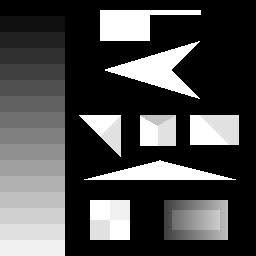
#> input picture images/Img3.png, 256 x 256 px
$ jupyter execute 'Harris Corner Detector.ipynb'
#> lines starting #> are read from the running program, lines starting #| are printed output that depends on the picture; after the words box and inside, x2 and y2 are one past the last pixel; in counts of white or black regions, pixels touching at a corner belong together
[cell 1]
import cv2
import numpy as np
import math as m
import matplotlib.pyplot as plt

[cell 2]
img = cv2.imread('images/Img3.png')
#> img is the input picture: shape (256, 256, 3); min 0, max 255, mean 75.5
plt.figure(figsize=(5,5))
plt.imshow(img)

[cell 3]
#Conversion is done based on the standard color to grayscale
#conversion formula on Wikipedia i.e Y'=0.2627R'+ 0.6780G'+ 0.0593B'
def convert_to_greyScale(image):
    shape = image.shape
#> shape = (256, 256, 3)

    #check if image is in rgb format
    if len(shape)==3:
        if shape[2] == 4:
            r, g, b, a= image[:,:,0], image[:,:,1], image[:,:,2], image[:,:,3]
            gray_img = 0.2989*r + 0.5870*g + 0.1140*b + 0.1*a
            return gray_img
        else:
            r, g, b= image[:,:,0], image[:,:,1], image[:,:,2]
            gray_img = 0.2989*r + 0.5870*g + 0.1140*b
            return gray_img

    else:
        return image

[cell 4]
def smooth_img(img):
    row,col = img.shape
    img_blur = np.zeros((row+4,col+4))
    sigma=1
    size=2
    #initialize the parameters for slicing
    row_slice = 5

    #gaussian filter of 5x5
    x, y = np.mgrid[-size:size+1, -size:size+1]
    normal = 1 / (2.0 * np.pi * sigma**2)
    gf =  np.exp(-((x**2 + y**2) / (2.0*sigma**2))) * normal

    #convolve with the image but no need to
    #flip it because it is symmetric
    #1:Slice the image according to filter size
       #1:Slice the image according to filter size
    for i in range(row-4):
        col_slice= 5

        for j in range(col-4):
            img_slice = img[i:row_slice , j:col_slice]

            #2: convole and add the value into the corresonding derivative images
            img_blur[i+1, j+1] = sum(sum(img_slice*gf))

            #increment column slice size by 1
            col_slice = col_slice+1

        #increment the row slice by 1
        row_slice = row_slice+1

    return img_blur

[cell 5]
#convert ot grey scale with cv2
grey_img = convert_to_greyScale(np.copy(img))
#grey_img = smooth_img(grey_img)
plt.figure(figsize=(5,5))
plt.imshow(grey_img, cmap='gray')

[cell 6]
#Calculate the gradiant of gaussian
def calculate_gradiant(sigma,x,y):
    #Given gaussian formula ----> G(x,y)=exp(-(x^2+y^2)/(2*sigma^2))
    #first derivative of above formula w.r.t x and  y
    fx = m.exp(-(x**2 + y**2)/(2*sigma**2)) * (x/(sigma**2))
    fy = m.exp(-(x**2 + y**2)/(2*sigma**2)) * (y/(sigma**2))
    return fx, fy

[cell 7]
#function for calculating filter size
def calculate_filter_size(sigma,T):
    sHalf = round(m.sqrt(-m.log(T)*2*sigma**2))
    N = 2* sHalf+1
    return N, sHalf

[cell 8]
def mask_generation(sigma):
#> called with sigma = 0.5
    T = 0.3
    scale = 255
    Gfx = []
    Gfy = []

    #1: calculate filter size
    filter_size, sHalf = calculate_filter_size(sigma,T)

    #2: Generate filters
    x = np.arange(-sHalf,sHalf+1)
    y = np.arange(-sHalf,sHalf+1)
    X,Y = np.meshgrid(x,y)

    #3: generate gaussian kernal
    X_flatten = X.flatten()
    Y_flatten = Y.flatten()

    #calculate gradiant filters
    for x,y in zip(X_flatten, Y_flatten):
        fx,fy = calculate_gradiant(sigma,x,y)
        Gfx.append(fx*scale)
        Gfy.append(fy*scale)

    #4: Gx Gy are in list form, convert into matrix of filter_size x filter_size
    Gx = np.reshape(np.rint((np.array(Gfx))),(filter_size,filter_size))
    Gy = np.reshape(np.rint((np.array(Gfy))),(filter_size,filter_size))
    #print(X,'\n\n',Y,"\n\n",Gx,"\n\n",Gy)
    return Gx,Gy

[cell 9]
#convolution of gray scale Circle imgae with Gx and Gy

def convolution(img, grad_x, grad_y):
    #print(grad_x,'\n\n', grad_y)
    row,col = img.shape
#> row = 256; col = 256
    fx = np.zeros((row+2,col+2))
    fy = np.zeros((row+2,col+2))

    #get the size of filter to determine the range for traverse
    filter_size = grad_x.shape

    row = row-filter_size[0]+1
#> row = 254
    col = col-filter_size[1]+1
#> col = 254

    grad_x_flip = np.zeros((grad_x.shape))
    grad_y_flip = np.zeros((grad_y.shape))

    #variable for slicing the img matrix according to the kernal size, and increment it by 1 after each iteration
    row_slice= filter_size[0]

    #flip the filters in x and y direction but as they are
    #gaussian so just flip them in the opposite axis only, i.e fx in y direction fy in x direction
    pos = 0
    for x in grad_x:
        r = x[::-1]
        grad_x_flip[pos] =r
        pos+=1

    #print(grad_x_flip)
    grad_y = np.flipud(grad_y)

    #1:Slice the image according to filter size
    for i in range(row):
        col_slice= filter_size[1]

        for j in range(col):
            img_slice = img[i:row_slice , j:col_slice]

            #2: convole and add the value into the corresonding derivative images
            fx[i+1, j+1] = sum(sum(img_slice*grad_x_flip))
            fy[i+1, j+1] = sum(sum(img_slice*grad_y))

            #increment column slice size by 1
            col_slice = col_slice+1

        #increment the row slice by 1
        row_slice = row_slice+1
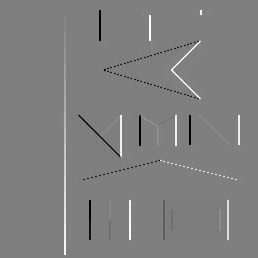
#> fx: shape (258, 258) float64; min -44723.5, max 44875.5, mean 161.5; drawn with min black and max white
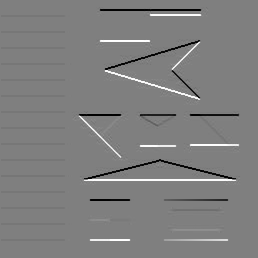
#> fy: shape (258, 258) float64; min -44875.5, max 44875.5, mean -81.6; drawn with min black and max white
#> after the loop, row_slice = 257

    return fx,fy

[cell 10]
# Mask genration sigma =0.5
Gx_5, Gy_5 = mask_generation(0.5)
#print('sigma = 0.5 mask','\n', Gx_5,"\n\n",Gy_5,"\n")

#3: convolve with gaussian mask of
#sigma= 0.5
fx_5, fy_5 = convolution(grey_img,Gx_5,Gy_5)

[cell 11]
plt.imshow(fx_5, cmap='gray')

[cell 12]
plt.imshow(fy_5, cmap='gray')

[cell 13]
Ixx = fx_5*fx_5
plt.imshow(Ixx, cmap='gray')

[cell 14]
Iyy = fy_5*fy_5
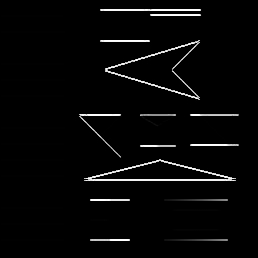
#> Iyy: shape (258, 258) float64; min 0, max 2.01e+09, mean 59633569.2; drawn with min black and max white
plt.imshow(Iyy, cmap='gray')

[cell 15]
Ixy = fx_5*fy_5
plt.imshow(Ixy, cmap='gray')

[cell 16]
#gaussian blur the derivatives
Ixx = smooth_img(Ixx)
#> after the loop in smooth_img, `for i in range(row-4):`:
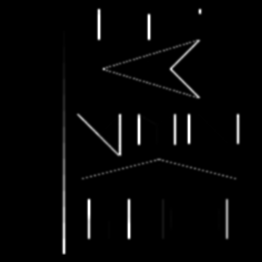
#> img_blur: shape (262, 262) float64; min 0, max 1.27e+09, mean 28743113; drawn with min black and max white
#> after the loop in smooth_img, `for i in range(row-4):`: row_slice = 259
Iyy = smooth_img(Iyy)
#> after the loop in smooth_img (call 2), `for i in range(row-4):`:
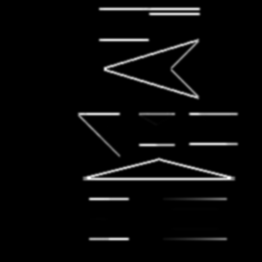
#> img_blur: shape (262, 262) float64; min 0, max 1.63e+09, mean 56771382.5; drawn with min black and max white
Ixy = smooth_img(Ixy)
#> after the loop in smooth_img (call 3), `for i in range(row-4):`:
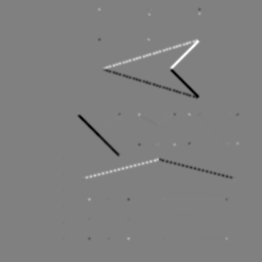
#> img_blur: shape (262, 262) float64; min -786354693.9, max 772284881.2, mean -1574249.1; drawn with min black and max white

[cell 17]
k=0.04
detM = Ixx*Iyy - Ixy**2
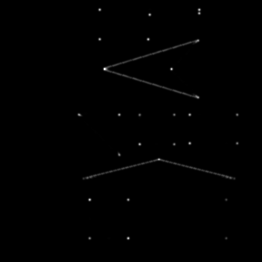
#> detM: shape (262, 262) float64; min -2.91e-11, max 6.9e+17, mean 2.58e+15; drawn with min black and max white
traceM = Ixx+Iyy
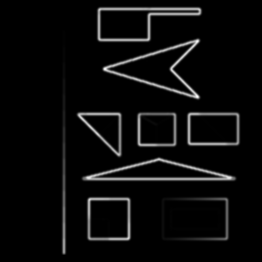
#> traceM: shape (262, 262) float64; min 0, max 1.93e+09, mean 85514495.5; drawn with min black and max white
R = detM - k*(traceM)**2
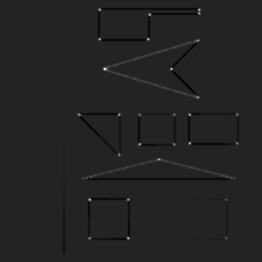
#> R: shape (262, 262) float64; min -9.32e+16, max 5.71e+17, mean -5.94e+14; drawn with min black and max white

[cell 18]
plt.figure(figsize=(6,6))
plt.imshow(R, cmap='gray')

[cell 19]
#corners selected such that a pixel is greater than the max lamda value or haris value* threshold
cornered_img = np.copy(img)
Haris_max = R.max()
#> Haris_max = 5.71e+17
thresh = 0.1
for i, row in enumerate(R):
    for j, pix in enumerate(row):
        if cornered_img.shape[2]==4:
            if pix >= Haris_max*thresh:
                cornered_img[i+1,j+1]=[255,0,0,1]
        else:
            if pix >= Haris_max*thresh:
                cornered_img[i+1,j+1]=[255,0,0]
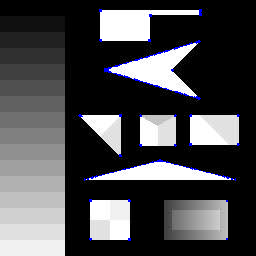
#> cornered_img: shape (256, 256, 3); 0.93% of pixels changed, all inside (x1, y1, x2, y2) = (78, 9, 240, 241)

plt.figure(figsize=(6,6))
plt.imshow(cornered_img)
